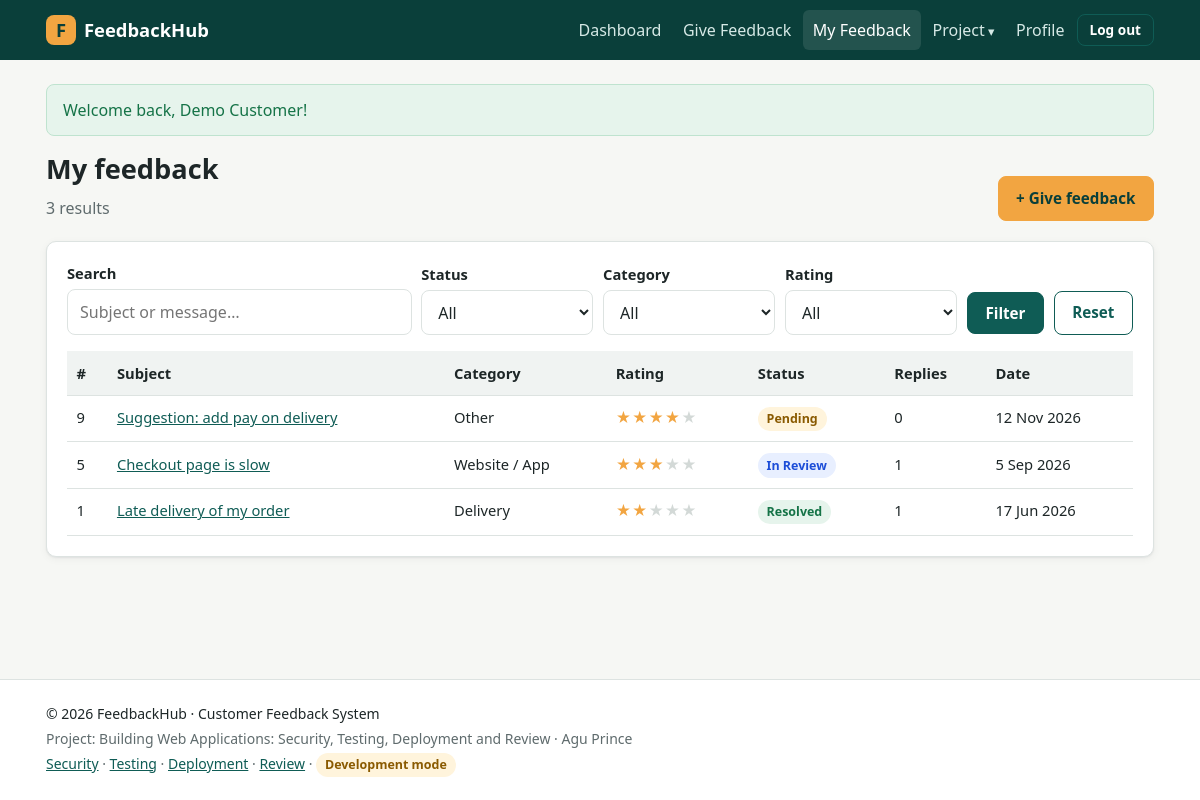
The page /my_feedback.php (signed in) on the database its author committed.
### tables this page shows
CREATE TABLE feedback (
    id          INT UNSIGNED AUTO_INCREMENT PRIMARY KEY,
    user_id     INT UNSIGNED NOT NULL,
    category_id INT UNSIGNED NOT NULL,
    subject     VARCHAR(150) NOT NULL,
    rating      TINYINT UNSIGNED NOT NULL CHECK (rating BETWEEN 1 AND 5),
    message     TEXT NOT NULL,
    status      ENUM('Pending','In Review','Resolved') NOT NULL DEFAULT 'Pending',
    created_at  DATETIME NOT NULL DEFAULT CURRENT_TIMESTAMP,
    updated_at  DATETIME NOT NULL DEFAULT CURRENT_TIMESTAMP ON UPDATE CURRENT_TIMESTAMP,
    CONSTRAINT fk_feedback_user FOREIGN KEY (user_id) REFERENCES users(id) ON DELETE CASCADE,
    CONSTRAINT fk_feedback_category FOREIGN KEY (category_id) REFERENCES categories(id),
    INDEX idx_status (status),
    INDEX idx_created (created_at)
);

CREATE TABLE categories (
    id   INT UNSIGNED AUTO_INCREMENT PRIMARY KEY,
    name VARCHAR(60) NOT NULL UNIQUE
);

### includes/db.php (called while the page is built)
<?php
function db(): PDO
{
    static $pdo = null;
    if ($pdo === null) {
        $dsn = sprintf('mysql:host=%s;port=%s;dbname=%s;charset=utf8mb4',
            env('DB_HOST', '127.0.0.1'), env('DB_PORT', '3306'), env('DB_NAME', 'feedback_system'));
        try {
            $pdo = new PDO($dsn, env('DB_USER', 'root'), (string) env('DB_PASS', ''), [
                PDO::ATTR_ERRMODE            => PDO::ERRMODE_EXCEPTION,
                PDO::ATTR_DEFAULT_FETCH_MODE => PDO::FETCH_ASSOC,
                PDO::ATTR_EMULATE_PREPARES   => false,
            ]);
        } catch (PDOException $e) {
            app_log('critical', 'Database connection failed: ' . $e->getMessage());
            throw new RuntimeException('Database connection failed. Check your .env settings.');
        }
    }
    return $pdo;
}

### config/config.php (called while the page is built, shortened)
<?php
function url(string $path = ''): string
{
    return BASE_URL . '/' . ltrim($path, '/');
}

### includes/security.php (called while the page is built, shortened)
<?php
function e($value): string
{
    return htmlspecialchars((string) $value, ENT_QUOTES | ENT_SUBSTITUTE, 'UTF-8');
}

### my_feedback.php (the view, shortened to what this page needs)
<?php
$q = get_filter('q');
$where = ['f.user_id = ?'];
$params = [current_user()['id']];
$sql = 'SELECT f.id, f.subject, f.rating, f.status, f.created_at, c.name AS category,
    (SELECT COUNT(*) FROM replies r WHERE r.feedback_id = f.id) AS reply_count
    FROM feedback f JOIN categories c ON c.id = f.category_id
    WHERE ' . implode(' AND ', $where) . ' ORDER BY f.created_at DESC';
$stmt = db()->prepare($sql);
$stmt->execute($params);
$rows = $stmt->fetchAll();
require __DIR__ . '/includes/header.php';
?>
<div class="page-head">
    <div><h1>My feedback</h1><p class="muted"><?= count($rows) ?> result<?= count($rows) === 1 ? '' : 's' ?></p></div>
    <a class="btn btn-accent" href="<?= e(url('feedback_new.php')) ?>">+ Give feedback</a>
</div>
<div class="card">
    <form method="get" class="filters" role="search">
        <div class="form-group"><label for="q">Search</label><input type="search" id="q" name="q" value="<?= e($q) ?>" placeholder="Subject or message…"></div>
        <div class="form-group"><label for="status">Status</label>
            <select id="status" name="status" data-autosubmit><option value="">All</option>
            </select></div>
        <div class="form-group"><label for="category">Category</label>
            <select id="category" name="category" data-autosubmit><option value="">All</option>
            </select></div>
        <div class="form-group"><label for="rating">Rating</label>
            <select id="rating" name="rating" data-autosubmit><option value="">All</option>
            </select></div>
        <div class="btn-row"><button class="btn" type="submit">Filter</button><a class="btn btn-outline" href="<?= e(url('my_feedback.php')) ?>">Reset</a></div>
    </form>
    <?php if (!$rows): ?>
        <div class="empty">No feedback matches your search.</div>
    <?php else: ?>
        <div class="table-wrap"><table>
            <thead><tr><th>#</th><th>Subject</th><th>Category</th><th>Rating</th><th>Status</th><th>Replies</th><th>Date</th></tr></thead>
            <tbody>
            <?php foreach ($rows as $f): ?>
                <tr>
                    <td><?= (int) $f['id'] ?></td>
                    <td><a href="<?= e(url('feedback_view.php?id=' . (int) $f['id'])) ?>"><?= e($f['subject']) ?></a></td>
                    <td><?= e($f['category']) ?></td>
                    <td><?= stars((int) $f['rating']) ?></td>
                    <td><?= status_badge($f['status']) ?></td>
                    <td><?= (int) $f['reply_count'] ?></td>
                    <td class="nowrap"><?= e(fmt_date($f['created_at'])) ?></td>
                </tr>
            <?php endforeach; ?>
            </tbody>
        </table></div>
    <?php endif; ?>
</div>
<?php require __DIR__ . '/includes/footer.php'; ?>

### includes/helpers.php (shortened to what this page needs)
<?php
function stars(int $rating): string
{
    $rating = max(0, min(5, $rating));
    return '<span class="stars" aria-label="' . $rating . ' out of 5 stars">'
        . str_repeat('★', $rating) . '<span class="stars-off">' . str_repeat('★', 5 - $rating) . '</span></span>';
}
function status_badge(string $status): string
{
    $class = match ($status) {
        'Resolved' => 'badge-green',
        'In Review' => 'badge-blue',
        default => 'badge-amber',
    };
    return '<span class="badge ' . $class . '">' . e($status) . '</span>';
}
function fmt_date(?string $date, bool $withTime = false): string
{
    return date($withTime ? 'j M Y, g:i a' : 'j M Y', strtotime($date));
}
function get_filter(string $key, ?array $allowed = null): string
{
    $v = $_GET[$key] ?? '';
    $v = trim(mb_substr($v, 0, 100));
    if ($allowed !== null && !in_array($v, array_map('strval', $allowed), true)) {
        return '';
    }
    return $v;
}

### assets/css/style.css (style rules this page uses)
:root { --brand: #0f5c55; --brand-dark: #0a3f3a; --brand-light: #e3f1ef; --accent: #f2a541; --text: #1d2627; --muted: #5f6b6d; --bg: #f6f7f4; --card: #ffffff; --border: #dde3e1; --red: #b42318; --red-bg: #fdecea; --green: #157347; --green-bg: #e6f4ec; --amber: #8a5a00; --amber-bg: #fff4dc; --blue: #1d4ed8; --blue-bg: #e8efff; --radius: 10px; --shadow: 0 1px 2px rgba(16, 24, 40, .06), 0 2px 8px rgba(16, 24, 40, .05); font-size: 16px; }
* { box-sizing: border-box; }
body { margin: 0; font-family: "Segoe UI", system-ui, -apple-system, Roboto, Arial, sans-serif; color: var(--text); background: var(--bg); line-height: 1.55; display: flex; flex-direction: column; min-height: 100vh; }
a { color: var(--brand); }
h1, h2, h3 { line-height: 1.25; margin: 0 0 .6rem; }
h1 { font-size: 1.7rem; }
p { margin: 0 0 .8rem; }
.muted { color: var(--muted); }
.card { background: var(--card); border: 1px solid var(--border); border-radius: var(--radius); padding: 1.25rem; box-shadow: var(--shadow); margin-bottom: 1.25rem; }
.page-head { display: flex; justify-content: space-between; align-items: flex-end; gap: 1rem; flex-wrap: wrap; margin-bottom: 1.25rem; }
.page-head p { margin: 0; }
.btn { display: inline-block; background: var(--brand); color: #fff; border: 1px solid var(--brand); padding: .6rem 1.1rem; border-radius: 8px; font-size: .95rem; font-weight: 600; text-decoration: none; cursor: pointer; font-family: inherit; }
.btn-accent { background: var(--accent); border-color: var(--accent); color: var(--brand-dark); }
.btn-outline { background: transparent; color: var(--brand); }
.btn-row { display: flex; gap: .6rem; flex-wrap: wrap; align-items: center; }
.form-group { margin-bottom: 1rem; }
label { display: block; font-weight: 600; margin-bottom: .3rem; font-size: .92rem; }
input[type=text], input[type=email], input[type=password], input[type=tel], input[type=search], select, textarea { width: 100%; padding: .6rem .75rem; border: 1px solid var(--border); border-radius: 8px; font: inherit; background: #fff; color: var(--text); }
.stars { color: var(--accent); letter-spacing: 1px; white-space: nowrap; }
.stars-off { color: #d3d9d7; }
.filters { display: grid; gap: .6rem; grid-template-columns: 1fr; margin-bottom: 1rem; }
@media (min-width: 700px) { .filters { grid-template-columns: 2fr 1fr 1fr 1fr auto; align-items: end; } }
.filters .form-group { margin: 0; }
.table-wrap { overflow-x: auto; -webkit-overflow-scrolling: touch; }
table { width: 100%; border-collapse: collapse; font-size: .92rem; }
th, td { text-align: left; padding: .65rem .6rem; border-bottom: 1px solid var(--border); vertical-align: top; }
th { background: #f0f3f2; font-weight: 600; white-space: nowrap; }
td.nowrap { white-space: nowrap; }
.badge { display: inline-block; padding: .15rem .55rem; border-radius: 999px; font-size: .78rem; font-weight: 600; white-space: nowrap; }
.badge-green { background: var(--green-bg); color: var(--green); }
.badge-blue { background: var(--blue-bg); color: var(--blue); }
.badge-amber { background: var(--amber-bg); color: var(--amber); }

### rows shown on the page
feedback: id "9", subject "Suggestion: add pay on delivery", category.name "Other", rating "★★★★", rating "★", status "Pending", reply_count "0", created_at "12 Nov 2026"
feedback: id "5", subject "Checkout page is slow", category.name "Website / App", rating "★★★", rating "★★", status "In Review", reply_count "1", created_at "5 Sep 2026"
feedback: id "1", subject "Late delivery of my order", category.name "Delivery", rating "★★", rating "★★★", status "Resolved", reply_count "1", created_at "17 Jun 2026"

### other values the page prints
APP_NAME "FeedbackHub"
$label "Dashboard Give Feedback My Feedback Profile"
$f['message'] "Welcome back, Demo Customer!"
count($rows) "3"
